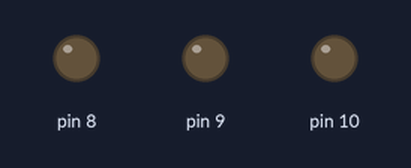
Recording of a sketch running on a simulated Arduino Uno, built with avr-gcc and run on an emulated ATmega328P. Shown: output pins drawn as LEDs (lit = HIGH).

Above: at 1.0 s.
At 2.5 s:
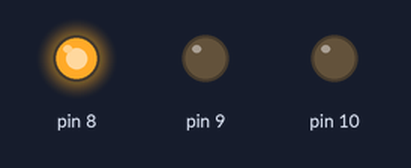
At 4.0 s:
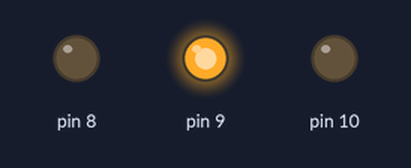
Timing chart, 0 to 5.9 s (numbered marks = the images above):
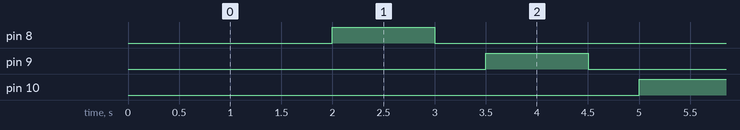

The sketch:

rvb.simple.ino
```cpp
void setup(void){
  pinMode( 8,OUTPUT);
  pinMode( 9,OUTPUT);
  pinMode(10,OUTPUT);
}

int i=0;

void loop(void){
    digitalWrite(  8, LOW);
    digitalWrite(  9, LOW);
    digitalWrite( 10, LOW);
    delay(500);

    if( i==1) digitalWrite(  8, HIGH);
    if( i==2) digitalWrite(  9, HIGH);
    if( i==3) digitalWrite( 10, HIGH);
    delay(1000);

    i=i+1;
    if( i>3 ) i=1;
}
```

Measured:
- by itself, pin 8–10: alternates HIGH for 1.0 s and LOW for 3.5 s
- by itself, everything shown: repeats every 4.5 s, in 6 steps
